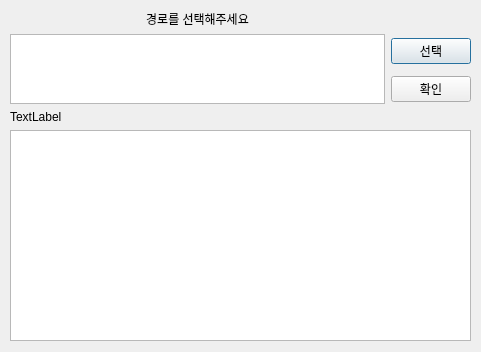
<?xml version="1.0" encoding="UTF-8"?>
<ui version="4.0">
 <class>Dialog</class>
 <widget class="QDialog" name="Dialog">
  <property name="geometry">
   <rect>
    <x>0</x>
    <y>0</y>
    <width>481</width>
    <height>352</height>
   </rect>
  </property>
  <property name="windowTitle">
   <string>Dialog</string>
  </property>
  <widget class="QWidget" name="gridLayoutWidget_2">
   <property name="geometry">
    <rect>
     <x>10</x>
     <y>10</y>
     <width>461</width>
     <height>331</height>
    </rect>
   </property>
   <layout class="QGridLayout" name="gridLayout_2">
    <item row="0" column="0">
     <layout class="QGridLayout" name="gridLayout">
      <item row="1" column="1">
       <widget class="QPushButton" name="btn_search_1">
        <property name="text">
         <string>선택</string>
        </property>
       </widget>
      </item>
      <item row="0" column="0">
       <widget class="QLabel" name="lbl_search">
        <property name="text">
         <string>경로를 선택해주세요</string>
        </property>
        <property name="alignment">
         <set>Qt::AlignCenter</set>
        </property>
       </widget>
      </item>
      <item row="1" column="0" rowspan="2">
       <widget class="QTextEdit" name="te_search"/>
      </item>
      <item row="2" column="1">
       <widget class="QPushButton" name="btn_run">
        <property name="text">
         <string>확인</string>
        </property>
       </widget>
      </item>
     </layout>
    </item>
    <item row="2" column="0">
     <widget class="QTextEdit" name="text_display"/>
    </item>
    <item row="1" column="0">
     <widget class="QLabel" name="label">
      <property name="text">
       <string>TextLabel</string>
      </property>
     </widget>
    </item>
   </layout>
  </widget>
 </widget>
 <resources/>
 <connections/>
</ui>
